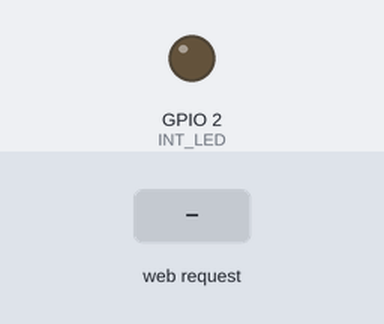
Simulated run of this sketch. Board: ESP32. On the bench: output pins drawn as LEDs (lit = HIGH). Inputs (shaded band) come from the test bench. WiFi joins after 1.5 s; servers stay silent unless stated; what the sketch prints to the serial monitor is not drawn.

Above: at 4.2 s.
4.3 s: HTTP request GET /led/on received
At 4.6 s:
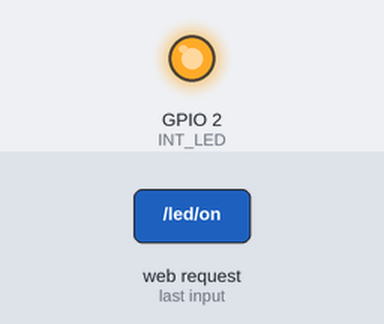
5.8 s: HTTP request GET /led/off received
At 6.9 s:
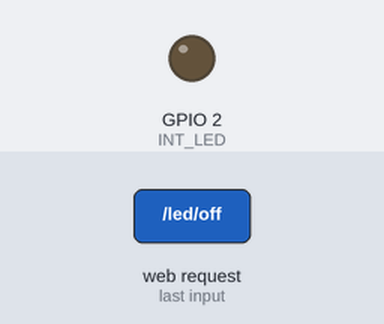
7.3 s: HTTP request GET /led/on?username=1 received
At 8.1 s:
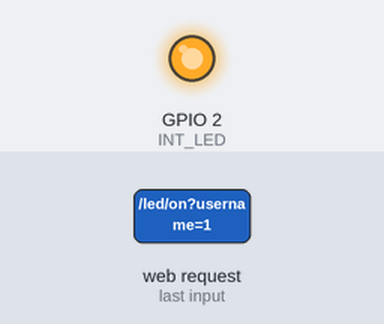
Timing chart, 0 to 10.3 s (numbered marks = the images above; inputs shaded):
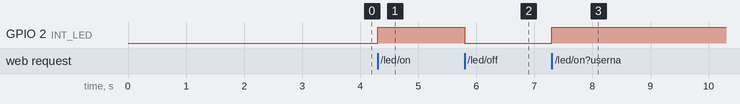

Measured:
- after the input at 4.3 s, GPIO 2 (INT_LED): LOW → HIGH at once
- after the input at 5.8 s, GPIO 2 (INT_LED): HIGH → LOW at once
- after the input at 7.3 s, GPIO 2 (INT_LED): LOW → HIGH at once

The sketch:

Insit_CHAT_LED.ino
```cpp
#include <Arduino.h>
#include <WiFi.h>
#include <ESPAsyncWebServer.h>

const char* ssid = "IIT(BHU)";
const char* username = "21024006";
const char* user_password = "Joker0000";
const char* identity = "21024006";
const char* anonymous_identity = "";
const char* ca_cert = "";

const int INT_LED = 2;
bool ledState = LOW;  // Initial LED state is off
AsyncWebServer server(80);

void handleRoot(AsyncWebServerRequest *request) {
  String html = "<html><body>";
  html += "<h2>Captive Portal Login Page</h2>";
  html += "<form action='/login' method='post'>";
  html += "Username: <input type='text' name='username'><br>";
  html += "Password: <input type='password' name='password'><br>";
  html += "<input type='submit' value='Submit'>";
  html += "</form>";
  html += "<p><a href='/led/on'>Turn LED On</a></p>";
  html += "<p><a href='/led/off'>Turn LED Off</a></p>";
  html += "</body></html>";
  request->send(200, "text/html", html);
}

void handleLogin(AsyncWebServerRequest *request) {
  if (request->hasParam("username", true) && request->hasParam("password", true)) {
    String enteredUsername = request->getParam("username", true)->value();
    String enteredPassword = request->getParam("password", true)->value();

    // Your authentication logic here

    request->send(200, "text/plain", "Login successful!");
  } else {
    request->send(400, "text/plain", "Bad Request");
  }
}

void handleLedOn(AsyncWebServerRequest *request) {
  ledState = HIGH;
  digitalWrite(INT_LED, ledState);
  request->send(200, "text/plain", "LED turned on");
}

void handleLedOff(AsyncWebServerRequest *request) {
  ledState = LOW;
  digitalWrite(INT_LED, ledState);
  request->send(200, "text/plain", "LED turned off");
}

void setup() {
  Serial.begin(115200);
  pinMode(INT_LED, OUTPUT);

  // Connect to WiFi with WPA2-Enterprise
  WiFi.disconnect(true);
  delay(1000);
  WiFi.mode(WIFI_STA);
  WiFi.config(INADDR_NONE, INADDR_NONE, INADDR_NONE, INADDR_NONE);
  WiFi.begin(ssid, WPA2_AUTH_PEAP, identity, username, user_password);
  Serial.print("Connecting to ");
  while (WiFi.status() != WL_CONNECTED) {
    delay(1000);
    Serial.print(F("."));
  }

  Serial.println("Connected");
  digitalWrite(INT_LED, ledState);
  Serial.println(WiFi.localIP());

  // Handle login requests
  server.on("/", HTTP_GET, handleRoot);
  server.on("/login", HTTP_POST, handleLogin);

  // LED control endpoints
  server.on("/led/on", HTTP_GET, handleLedOn);
  server.on("/led/off", HTTP_GET, handleLedOff);

  // Start server
  server.begin();
}

void loop() {
  // No need for explicit handling of client requests in the loop with AsyncWebServer
}
```
